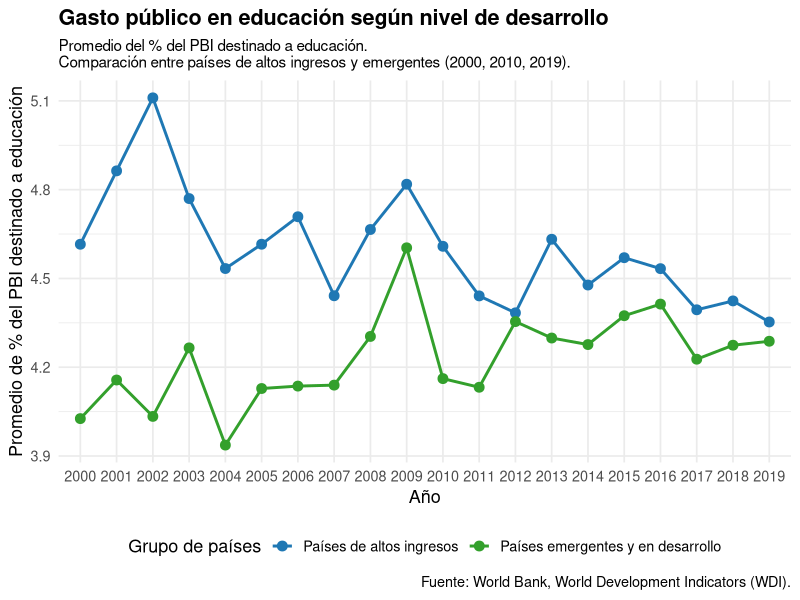
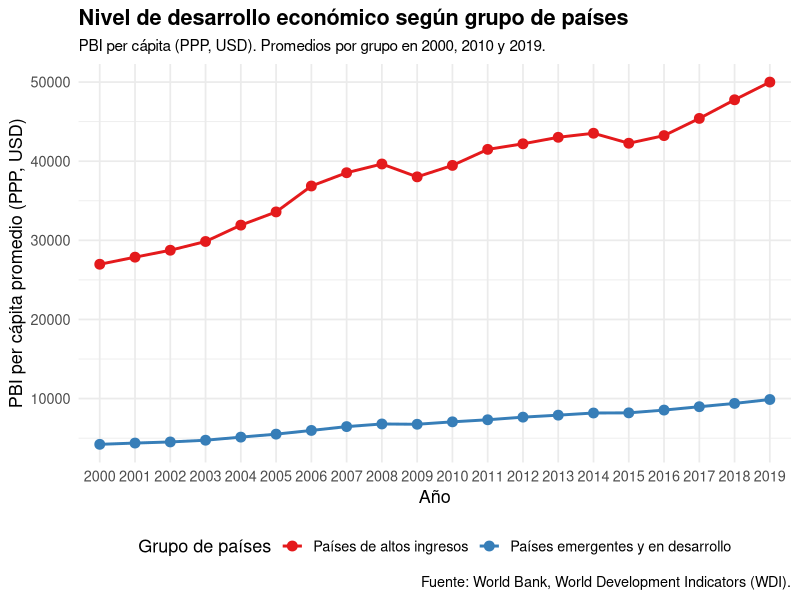
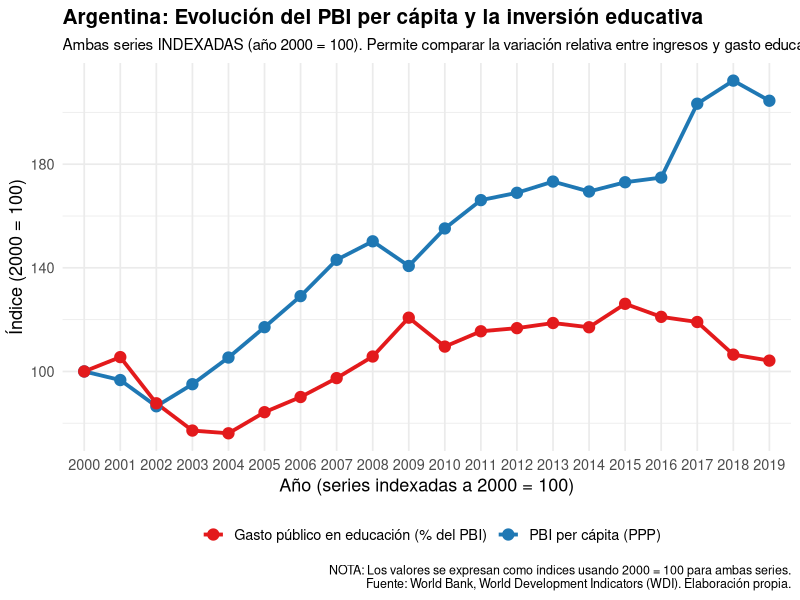
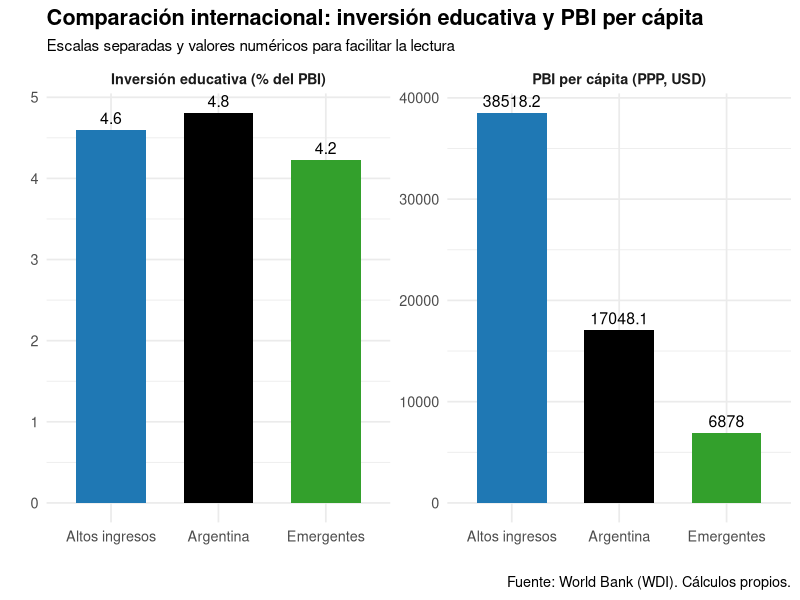

Recreate these plots in R, in order.
# 03_eda_global.R
# Análisis exploratorio + gráficos editorializados + Argentina destacada

library(dplyr)
library(ggplot2)
library(tidyr)

# ---------------------------------------------------------------------
# 1. Cargar datos limpios
# ---------------------------------------------------------------------

df <- read.csv("data/clean/wb_global_clean.csv")

# ---------------------------------------------------------------------
# 2. Dimensiones, estructura y primeras filas
# ---------------------------------------------------------------------

cat("Dimensiones (filas, columnas):\n")
print(dim(df))

cat("\nPrimeras filas:\n")
print(head(df))

cat("\nEstructura del dataset:\n")
str(df)

cat("\nEstadísticas descriptivas:\n")
print(summary(df))

# ---------------------------------------------------------------------
# 3. Missing por variable
# ---------------------------------------------------------------------

missing_table <- sapply(df, function(x) sum(is.na(x)))
cat("\nMissing por variable:\n")
print(missing_table)

dir.create("output/tables", recursive = TRUE, showWarnings = FALSE)
write.csv(as.data.frame(missing_table),
          "output/tables/missing_por_variable.csv", row.names = FALSE)

# ---------------------------------------------------------------------
# 4. Frecuencia por año
# ---------------------------------------------------------------------

freq_year <- table(df$year)
cat("\nFrecuencia por año:\n")
print(freq_year)

write.csv(as.data.frame(freq_year),
          "output/tables/frecuencia_por_año.csv",
          row.names = FALSE)

# ---------------------------------------------------------------------
# 5. Crear variable de grupo (desarrollados vs emergentes)
# ---------------------------------------------------------------------

df <- df %>%
  mutate(
    grupo_desarrollo = ifelse(
      income == "High income",
      "Países de altos ingresos",
      "Países emergentes y en desarrollo"
    )
  )

# ---------------------------------------------------------------------
# 6. Resumen por grupo y año (promedios globales)
# ---------------------------------------------------------------------

df_resumen <- df %>%
  group_by(grupo_desarrollo, year) %>%
  summarise(
    mean_gdp_pc_ppp   = mean(gdp_pc_ppp,   na.rm = TRUE),
    mean_edu_exp_gdp  = mean(edu_exp_gdp,  na.rm = TRUE),
    mean_tertiary_enr = mean(tertiary_enr, na.rm = TRUE),
    mean_literacy     = mean(literacy,     na.rm = TRUE),
    .groups = "drop"
  )

write.csv(df_resumen,
          "output/tables/resumen_por_grupo_y_anio.csv",
          row.names = FALSE)

# ---------------------------------------------------------------------
# 7. Extraer datos de Argentina
# ---------------------------------------------------------------------

arg <- df %>%
  filter(country == "Argentina") %>%
  select(country, year, gdp_pc_ppp, edu_exp_gdp, tertiary_enr, literacy)

# ---------------------------------------------------------------------
# 8. Carpeta de figuras
# ---------------------------------------------------------------------

dir.create("output/figures", recursive = TRUE, showWarnings = FALSE)

# =====================================================================
#   GRÁFICO 1 — Gasto educativo: promedios por grupo (líneas)
# =====================================================================

graf_01 <- ggplot(
  df_resumen,
  aes(x = factor(year), y = mean_edu_exp_gdp,
      group = grupo_desarrollo, color = grupo_desarrollo)
) +
  geom_line(size = 1) +
  geom_point(size = 3) +
  theme_minimal(base_size = 13) +
  scale_color_manual(values = c(
    "Países de altos ingresos"          = "#1f78b4",
    "Países emergentes y en desarrollo" = "#33a02c"
  )) +
  ggtitle(
    "Gasto público en educación según nivel de desarrollo",
    subtitle = "Promedio del % del PBI destinado a educación.\nComparación entre países de altos ingresos y emergentes (2000, 2010, 2019)."
  ) +
  xlab("Año") +
  ylab("Promedio de % del PBI destinado a educación") +
  labs(
    color = "Grupo de países",
    caption = "Fuente: World Bank, World Development Indicators (WDI)."
  ) +
  theme(
    plot.title    = element_text(face = "bold"),
    plot.subtitle = element_text(size = 11),
    legend.position = "bottom"
  )

ggsave("output/figures/grafico_01_edu_promedio_lineas.png",
       graf_01, width = 9, height = 6)

# =====================================================================
#   GRÁFICO 2 — PBI per cápita: promedios por grupo (líneas)
# =====================================================================

graf_02 <- ggplot(
  df_resumen,
  aes(x = factor(year), y = mean_gdp_pc_ppp,
      group = grupo_desarrollo, color = grupo_desarrollo)
) +
  geom_line(size = 1) +
  geom_point(size = 3) +
  theme_minimal(base_size = 13) +
  scale_color_manual(values = c(
    "Países de altos ingresos"          = "#e41a1c",
    "Países emergentes y en desarrollo" = "#377eb8"
  )) +
  ggtitle(
    "Nivel de desarrollo económico según grupo de países",
    subtitle = "PBI per cápita (PPP, USD). Promedios por grupo en 2000, 2010 y 2019."
  ) +
  xlab("Año") +
  ylab("PBI per cápita promedio (PPP, USD)") +
  labs(
    color = "Grupo de países",
    caption = "Fuente: World Bank, World Development Indicators (WDI)."
  ) +
  theme(
    plot.title    = element_text(face = "bold"),
    plot.subtitle = element_text(size = 11),
    legend.position = "bottom"
  )

ggsave("output/figures/grafico_02_gdp_promedio_lineas.png",
       graf_02, width = 9, height = 6)


# =====================================================================
#   Argentina: PBI vs inversión educativa
#   (Índice 2000 = 100)
# =====================================================================

arg <- df %>%
  filter(country == "Argentina") %>%
  select(country, year, gdp_pc_ppp, edu_exp_gdp, tertiary_enr, literacy)
# 1) Ordenar Argentina por año
arg_ord <- arg %>%
  arrange(year)

# 2) Crear índices 2000 = 100 para PBI pc y % PBI en educación
base_gdp  <- arg_ord$gdp_pc_ppp[arg_ord$year == 2000]
base_edu  <- arg_ord$edu_exp_gdp[arg_ord$year == 2000]

arg_idx <- arg_ord %>%
  mutate(
    gdp_index  = (gdp_pc_ppp  / base_gdp) * 100,
    edu_index  = (edu_exp_gdp / base_edu) * 100
  )

# 3) Pasar a formato “largo” para graficar dos líneas
arg_idx_long <- arg_idx %>%
  select(year, gdp_index, edu_index) %>%
  tidyr::pivot_longer(
    cols = c(gdp_index, edu_index),
    names_to = "serie",
    values_to = "valor"
  ) %>%
  mutate(
    serie = dplyr::recode(
      serie,
      "gdp_index" = "PBI per cápita (PPP)",
      "edu_index" = "Gasto público en educación (% del PBI)"
    )
  )
graf_arg_indice <- ggplot(
  arg_idx_long,
  aes(x = factor(year), y = valor, group = serie, color = serie)
) +
  geom_line(size = 1.3) +
  geom_point(size = 3.5) +
  theme_minimal(base_size = 13) +
  scale_color_manual(values = c(
    "PBI per cápita (PPP)"                     = "#1f78b4",
    "Gasto público en educación (% del PBI)"   = "#e31a1c"
  )) +
  ggtitle(
    "Argentina: Evolución del PBI per cápita y la inversión educativa",
    subtitle = "Ambas series INDEXADAS (año 2000 = 100). Permite comparar la variación relativa entre ingresos y gasto educativo."
  ) +
  xlab("Año (series indexadas a 2000 = 100)") +
  ylab("Índice (2000 = 100)") +
  labs(
    color   = "",
    caption = "NOTA: Los valores se expresan como índices usando 2000 = 100 para ambas series.\nFuente: World Bank, World Development Indicators (WDI). Elaboración propia."
  ) +
  theme(
    plot.title    = element_text(face = "bold", size = 15),
    plot.subtitle = element_text(size = 11),
    plot.caption  = element_text(size = 9),
    legend.position = "bottom"
  )
ggsave(
  "output/figures/grafico_03_argentina_indice_pbi_educacion.png",
  graf_arg_indice,
  width = 9, height = 6
)

# =====================================================================
#   GRAFICO 4 — Barras comparativas con escalas separadas + LABELS
# =====================================================================

df_barras <- data.frame(
  grupo = c("Altos ingresos", "Emergentes", "Argentina"),
  edu = c(
    mean(df_resumen$mean_edu_exp_gdp[df_resumen$grupo_desarrollo=="Países de altos ingresos"]),
    mean(df_resumen$mean_edu_exp_gdp[df_resumen$grupo_desarrollo=="Países emergentes y en desarrollo"]),
    mean(arg$edu_exp_gdp, na.rm = TRUE)
  ),
  gdp = c(
    mean(df_resumen$mean_gdp_pc_ppp[df_resumen$grupo_desarrollo=="Países de altos ingresos"]),
    mean(df_resumen$mean_gdp_pc_ppp[df_resumen$grupo_desarrollo=="Países emergentes y en desarrollo"]),
    mean(arg$gdp_pc_ppp, na.rm = TRUE)
  )
)

# Pasar a largo
df_barras_long <- tidyr::pivot_longer(
  df_barras,
  cols = c(edu, gdp),
  names_to = "variable",
  values_to = "valor"
) %>%
  mutate(
    variable = dplyr::recode(variable,
                             "edu" = "Inversión educativa (% del PBI)",
                             "gdp" = "PBI per cápita (PPP, USD)"
    )
  )

colores <- c(
  "Altos ingresos" = "#1f78b4",
  "Emergentes"     = "#33a02c",
  "Argentina"      = "black"
)

graf_04_barras <- ggplot(df_barras_long, aes(x = grupo, y = valor, fill = grupo)) +
  
  geom_bar(stat = "identity", width = 0.65) +
  
  # === ETIQUETAS NUMÉRICAS ===
  geom_text(
    aes(label = round(valor, 1)),
    vjust = -0.5,
    size = 4
  ) +
  
  facet_wrap(~ variable, scales = "free_y") +
  scale_fill_manual(values = colores) +
  theme_minimal(base_size = 13) +
  ggtitle(
    "Comparación internacional: inversión educativa y PBI per cápita",
    subtitle = "Escalas separadas y valores numéricos para facilitar la lectura"
  ) +
  xlab("") +
  ylab("") +
  labs(
    fill = "Grupo",
    caption = "Fuente: World Bank (WDI). Cálculos propios."
  ) +
  theme(
    plot.title = element_text(face = "bold"),
    plot.subtitle = element_text(size = 11),
    legend.position = "none",
    strip.text = element_text(face = "bold")
  )

ggsave(
  "output/figures/grafico_04_barras_comparacion_escalas.png",
  graf_04_barras,
  width = 10, height = 6
)